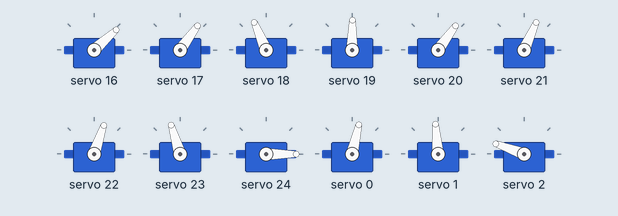
The sketch below on a simulated Arduino Uno, built with avr-gcc and run on an emulated ATmega328P. On the bench: 12 × servo. What the sketch prints to the serial monitor is not drawn.

Above: at 0.05 s.
At 1.05 s:
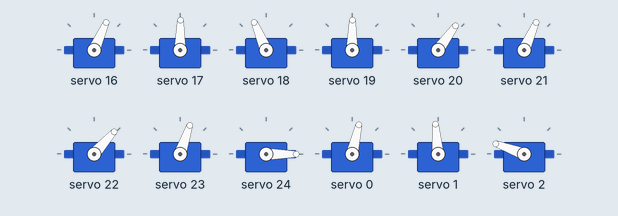
At 1.55 s:
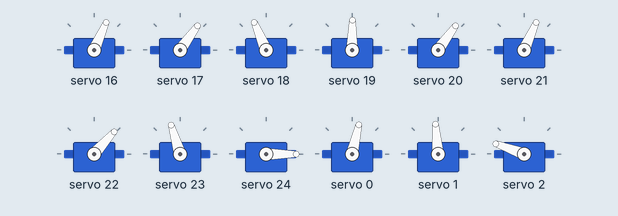
At 3.05 s:
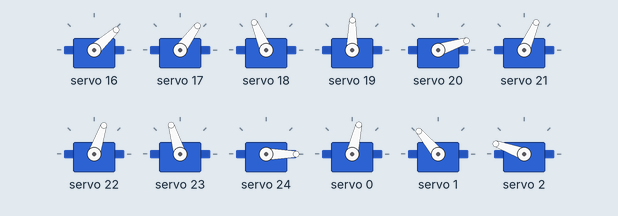
At 4.55 s:
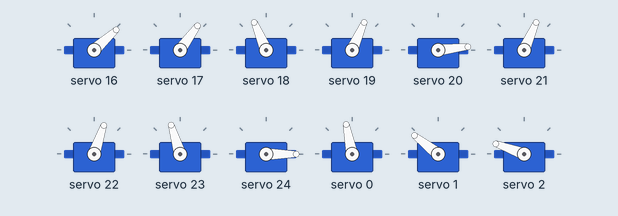
At 6.05 s:
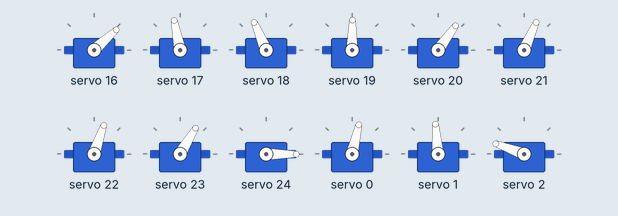
Timing chart, 0 to 8.5 s (numbered marks = the images above):
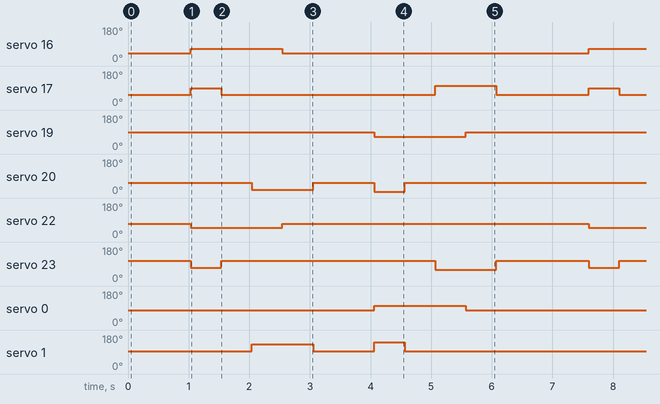

The sketch:

trial5.ino
```cpp
#include <Wire.h>
#include <Servo.h>
#include <Adafruit_PWMServoDriver.h>

// called this way, it uses the default address 0x40
Adafruit_PWMServoDriver pwmA = Adafruit_PWMServoDriver(0x40);
Adafruit_PWMServoDriver pwmB = Adafruit_PWMServoDriver(0x41);

#define SERVOMIN  150 // This is the 'minimum' pulse length count (out of 4096)
#define SERVOMAX  600 // This is the 'maximum' pulse length count (out of 4096)
#define USMIN  600 // This is the rounded 'minimum' microsecond length based on the minimum pulse of 150
#define USMAX  2400 // This is the rounded 'maximum' microsecond length based on the maximum pulse of 600
#define SERVO_FREQ 50 // Analog servos run at ~50 Hz updates

// our servo # counter
uint8_t servonum = 0;

int angles[] = {
    20, 30, 80, 60, 30, 40, 45, 75, -20, 50, 65, 120, 30, 100, 110, 70, 15, 30
};

// angle direction zero means negative, one means positive
int directions[] = {
  1, 1, 0, 0, 0, 0, 0, 0, 0, 1, 1, 0, 1, 1, 0, 0, 0, 0
};

//delay integer
int d=500;
void setup() {
  Serial.begin(9600);

  pwmA.begin();
  pwmB.begin();
  pwmA.setOscillatorFrequency(27000000);
  pwmB.setOscillatorFrequency(27000000);
  pwmA.setPWMFreq(SERVO_FREQ);
  pwmB.setPWMFreq(SERVO_FREQ); // Analog servos run at ~50 Hz updates
  delay(10);

}
int angletopulse(int ang){
  int pulse= map(ang,0,180,SERVOMIN,SERVOMAX);
  return pulse;
}

// You can use this function if you'd like to set the pulse length in seconds
// e.g. setServoPulse(0, 0.001) is a ~1 millisecond pulse width. It's not precise!
void setServoPulse(uint8_t n, double pulse) {
  double pulselength;

  pulselength = 1000000;   // 1,000,000 us per second
  pulselength /= SERVO_FREQ;   // Analog servos run at ~60 Hz updates
  Serial.print(pulselength); Serial.println(" us per period");
  pulselength /= 4096;  // 12 bits of resolution
  Serial.print(pulselength); Serial.println(" us per bit");
  pulse *= 1000000;  // convert input seconds to us
  pulse /= pulselength;
  Serial.println(pulse);
  pwmA.setPWM(n, 0, pulse);
  pwmB.setPWM(n, 0, pulse);
}

void loop() {
  int ang=0;
  int pulselength=0;

  standStill();
  moveForward1();
  moveForward2();
  //delay(10000);
  //moveBackward1();
  //moveBackward2();
  //moveRight();
  //moveLeft();
  //Moveleg1();
  //Moveleg1();
  //Moveleg2();
  //Moveleg3();
  //Moveleg4();
  //Moveleg5();
  //Moveleg6();

  // Drive each servo one at a time using setPWM()
  Serial.println(servonum);
  Serial.println(servonum);

}

void runservo( int pin ,int angle ) {
  if(pin<=8){
    pwmB.setPWM(pin, 0, angletopulse(angle));
  }
  else
  {
    pwmA.setPWM(pin-9, 0, angletopulse(angle));
  }
}

void initialAngle( int pin ) {
  runservo(pin,angles[pin]);
}

void standStill() {
  for (int i=0; i<18; i++) {

    runservo(i,angles[i]);
}
    delay(500);
}

void upmotor(int pin, int angle) {
  if(directions[pin]==1){
    runservo(pin,angles[pin]+angle);
  }
  else
  {
    runservo(pin,angles[pin]-angle);
  }
 }

void downmotor(int pin, int angle) {
  if(directions[pin]==1){
    runservo(pin,angles[pin]-angle);
  }
  else
  {
    runservo(pin,angles[pin]+angle);
  }
}

void forwardmotor(int pin, int angle) {
  if(directions[pin]==1){
    runservo(pin,angles[pin]+angle);
  }
  else
  {
    runservo(pin,angles[pin]-angle);
  }
}

void backwardmotor(int pin, int angle) {
  if(directions[pin]==1){
    runservo(pin,angles[pin]-angle);
  }
  else
  {
    runservo(pin,angles[pin]+angle);
  }
}

void Moveleg1() {
    runservo(0,angles[0]);
    runservo(1,angles[1]);
    runservo(2,angles[2]);
    delay(500);
    forwardmotor(0,30);
    upmotor(1,30);
    delay(500);
    runservo(1,angles[1]);
    //downmotor(1,30);
    delay(500);
    runservo(0,angles[0]);
    //backwardmotor(0,30);
    delay(500);
 }

 void Moveleg2() {
    runservo(3,angles[3]);
    runservo(4,angles[4]);
    runservo(5,angles[5]);
    delay(500);
    forwardmotor(3,30);
    upmotor(4,30);
    delay(500);
    runservo(4,angles[4]);
    //downmotor(1,30);
    delay(500);
    runservo(3,angles[3]);
    //backwardmotor(0,30);
    delay(500);
 }

 void Moveleg3() {
    runservo(6,angles[6]);
    runservo(7,angles[7]);
    runservo(8,angles[8]);
    delay(500);
    forwardmotor(6,30);
    upmotor(7,30);
    delay(500);
    runservo(7,angles[7]);
    //downmotor(1,30);
    delay(500);
    runservo(6,angles[6]);
    //backwardmotor(0,30);
    delay(500);
 }

 void Moveleg4() {
    runservo(9,angles[9]);
    runservo(10,angles[10]);
    runservo(11,angles[11]);
    delay(500);
    forwardmotor(9,30);
    upmotor(10,30);
    delay(500);
    runservo(10,angles[10]);
    //downmotor(1,30);
    delay(500);
    runservo(9,angles[9]);
    //backwardmotor(0,30);
    delay(500);
 }

 void Moveleg5() {
    runservo(12,angles[12]);
    runservo(13,angles[13]);
    runservo(14,angles[14]);
    delay(500);
    forwardmotor(12,30);
    upmotor(13,30);
    delay(500);
    runservo(13,angles[13]);
    //downmotor(1,30);
    delay(500);
    runservo(12,angles[12]);
    //backwardmotor(0,30);
    delay(500);
 }

 void Moveleg6() {
    runservo(15,angles[15]);
    runservo(16,angles[16]);
    runservo(17,angles[17]);
    delay(500);
    forwardmotor(15,30);
    upmotor(16,30);
    delay(500);
    runservo(16,angles[16]);
    //downmotor(1,30);
    delay(500);
    runservo(15,angles[15]);
    //backwardmotor(0,30);
    delay(500);
 }

void moveForward1() {
  //step1
  runservo(0,angles[0]);
  runservo(1,angles[1]);
  runservo(2,angles[2]);

  runservo(6,angles[6]);
  runservo(7,angles[7]);
  runservo(8,angles[8]);

  runservo(12,angles[12]);
  runservo(13,angles[13]);
  runservo(14,angles[14]);
    delay(d);

  //step2
    forwardmotor(0,20);
    upmotor(1,30);

    forwardmotor(6,20);
    upmotor(7,30);

    forwardmotor(12,20);
    upmotor(13,30);

    delay(d);
   //step3
    runservo(1,angles[1]);

    runservo(7,angles[7]);

    runservo(13,angles[13]);
    delay(d);

   //step4

    upmotor(4,30);

    upmotor(10,30);

    upmotor(16,30);

    delay(d);

   //step5
    runservo(0,angles[0]);

    runservo(6,angles[6]);

    runservo(12,angles[12]);

    delay(d);

    //step6
    runservo(3,angles[3]);
    runservo(4,angles[4]);
    runservo(5,angles[5]);

    runservo(9,angles[9]);
    runservo(10,angles[10]);
    runservo(11,angles[11]);

    runservo(15,angles[15]);
    runservo(16,angles[16]);
    runservo(17,angles[17]);

    delay(d);
 }

void moveForward2() {
  //step1
    runservo(3,angles[3]);
    runservo(4,angles[4]);
    runservo(5,angles[5]);

    runservo(9,angles[9]);
    runservo(10,angles[10]);
    runservo(11,angles[11]);

    runservo(15,angles[15]);
    runservo(16,angles[16]);
    runservo(17,angles[17]);

    delay(d);
   //step2
    forwardmotor(3,20);
    upmotor(4,40);

    forwardmotor(9,20);
    upmotor(10,40);

    forwardmotor(15,20);
    upmotor(16,40);

    delay(d);
    //step3
    runservo(4,angles[4]);

    runservo(10,angles[10]);

    runservo(16,angles[16]);

    delay(d);
    //step4

    upmotor(1,40);

    upmotor(7,40);

    upmotor(13,40);

    delay(d);

    //step5
    runservo(3,angles[3]);

    runservo(9,angles[9]);

    runservo(15,angles[15]);

    delay(d);

    //step6

    runservo(1,angles[1]);

    runservo(7,angles[7]);

    runservo(13,angles[13]);

    delay(d);

}
void moveBackward1() {
  //step1
  runservo(0,angles[0]);
  runservo(1,angles[1]);
  runservo(2,angles[2]);

  runservo(6,angles[6]);
  runservo(7,angles[7]);
  runservo(8,angles[8]);

  runservo(12,angles[12]);
  runservo(13,angles[13]);
  runservo(14,angles[14]);
    delay(d);

  //step2
    backwardmotor(0,20);
    upmotor(1,40);

    backwardmotor(6,20);
    upmotor(7,40);

    backwardmotor(12,20);
    upmotor(13,40);

    delay(d);
   //step3
    runservo(1,angles[1]);

    runservo(7,angles[7]);

    runservo(13,angles[13]);
    delay(d);

   //step4

    upmotor(4,40);

    upmotor(10,40);

    upmotor(16,40);

    delay(d);

   //step5
    runservo(0,angles[0]);

    runservo(6,angles[6]);

    runservo(12,angles[12]);

    delay(d);

    //step6
    runservo(3,angles[3]);
    runservo(4,angles[4]);
    runservo(5,angles[5]);

    runservo(9,angles[9]);
    runservo(10,angles[10]);
    runservo(11,angles[11]);

    runservo(15,angles[15]);
    runservo(16,angles[16]);
    runservo(17,angles[17]);

    delay(d);
 }

void moveBackward2() {
  //step1
    runservo(3,angles[3]);
    runservo(4,angles[4]);
    runservo(5,angles[5]);

    runservo(9,angles[9]);
    runservo(10,angles[10]);
    runservo(11,angles[11]);

    runservo(15,angles[15]);
    runservo(16,angles[16]);
    runservo(17,angles[17]);

    delay(d);
   //step2
    backwardmotor(3,20);
    upmotor(4,40);

    backwardmotor(9,20);
    upmotor(10,40);

    backwardmotor(15,20);
    upmotor(16,40);

    delay(d);
    //step3
    runservo(4,angles[4]);

    runservo(10,angles[10]);

    runservo(16,angles[16]);

    delay(d);
    //step4

    upmotor(1,40);

    upmotor(7,40);

    upmotor(13,40);

    delay(d);

    //step5
    runservo(3,angles[3]);

    runservo(9,angles[9]);

    runservo(15,angles[15]);

    delay(d);

    //step6

    runservo(1,angles[1]);

    runservo(7,angles[7]);

    runservo(13,angles[13]);

    delay(d);

}

void moveRight() {
    //step1
    for (int i=0; i<18; i++) {
    runservo(i,angles[i]);
    }
    delay(d);

    //step2
    backwardmotor(0,20);
    upmotor(1,30);
    delay(d);
    runservo(1,angles[1]);

    backwardmotor(9,20);
    upmotor(10,30);
    delay(d);
    runservo(10,angles[10]);

    backwardmotor(12,20);
    upmotor(13,30);
    delay(d);
    runservo(13,angles[13]);

    forwardmotor(3,20);
    upmotor(4,30);
    delay(d);
    runservo(4,angles[4]);

    forwardmotor(6,20);
    upmotor(7,30);
    delay(d);
    runservo(7,angles[7]);

    forwardmotor(15,20);
    upmotor(16,30);
    delay(d);
    runservo(16,angles[16]);

    //step3
    delay(d);
    runservo(0,angles[3]);
    runservo(9,angles[4]);
    runservo(12,angles[5]);

    runservo(3,angles[9]);
    runservo(6,angles[10]);
    runservo(15,angles[11]);
    delay(d);
 }

 void moveLeft() {
    //step1
   for (int i=0; i<18; i++) {
    runservo(i,angles[i]);
    }
    delay(d);

    //step2
    forwardmotor(0,20);
    upmotor(1,30);
    delay(d);
    runservo(1,angles[1]);

    forwardmotor(9,20);
    upmotor(10,30);
    delay(d);
    runservo(10,angles[10]);

    forwardmotor(12,20);
    upmotor(13,30);
    delay(d);
    runservo(13,angles[13]);

    backwardmotor(3,20);
    upmotor(4,30);
    delay(d);
    runservo(4,angles[4]);

    backwardmotor(6,20);
    upmotor(7,30);
    delay(d);
    runservo(7,angles[7]);

    backwardmotor(15,20);
    upmotor(16,30);
    delay(d);
    runservo(16,angles[16]);

    //step3
    delay(d);
    runservo(0,angles[3]);
    runservo(9,angles[4]);
    runservo(12,angles[5]);

    runservo(3,angles[9]);
    runservo(6,angles[10]);
    runservo(15,angles[11]);
    delay(d);
 }
```

Measured:
- by itself, servo 16: alternates 66° for 1.5 s and 42° for 5.1 s
- by itself, servo 17: repeats every 6.6 s: 54° 3.5 s, 101° 1.0 s, 54° 1.5 s, 89° 0.50 s
- by itself, servo 19: alternates 89° for 5.1 s and 66° for 1.5 s
- by itself, servo 20: repeats every 6.6 s: 54° 1.0 s, 6° 0.50 s, 54° 4.0 s, 18° 1.0 s
- by itself, servo 22: alternates 71° for 5.1 s and 48° for 1.5 s
- by itself, servo 23: repeats every 6.6 s: 107° 3.5 s, 59° 1.0 s, 107° 1.5 s, 71° 0.50 s
- by itself, servo 0: alternates 101° for 1.5 s and 77° for 5.1 s
- by itself, servo 1: repeats every 6.6 s: 95° 1.0 s, 142° 0.50 s, 95° 4.0 s, 130° 1.0 s
